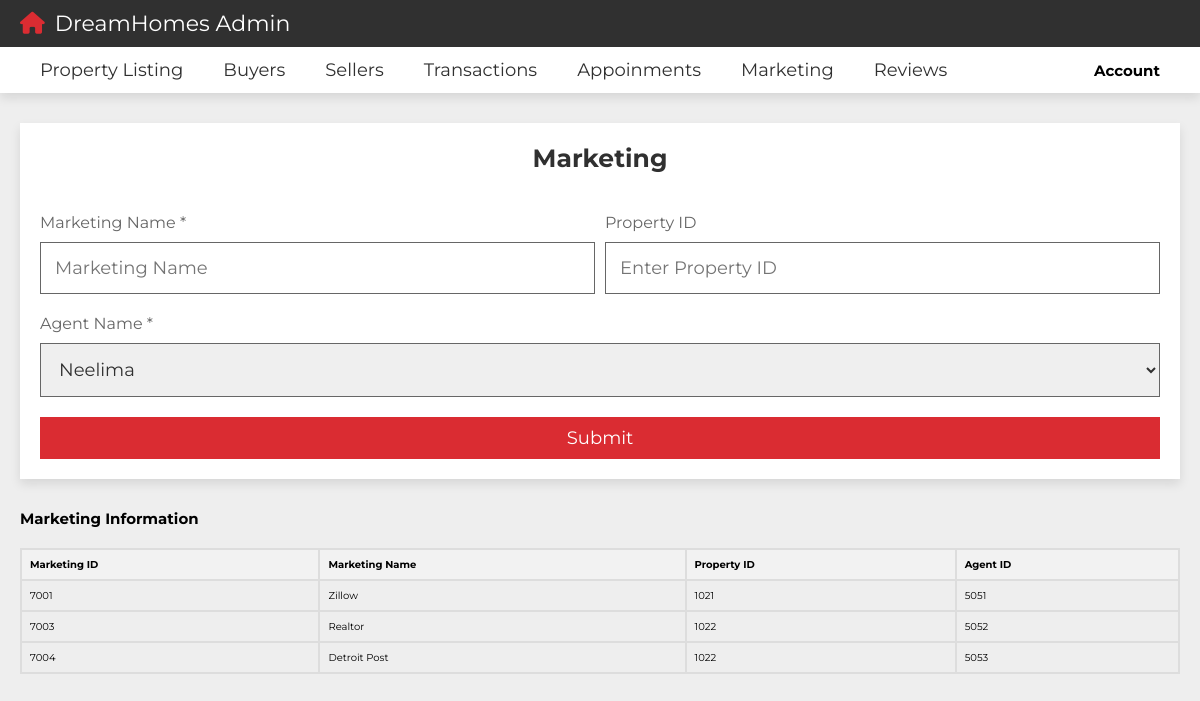
/project/admin_marketing.php (signed in), run on the app's committed database.
### tables this page shows
CREATE TABLE `Marketing` (
  `M_Id` int NOT NULL AUTO_INCREMENT,
  `M_Name` varchar(45) NOT NULL,
  `P_Id` int NOT NULL,
  `A_Id` int NOT NULL,
  PRIMARY KEY (`M_Id`,`P_Id`),
  KEY `fk_Marketing_Property1_idx` (`P_Id`),
  KEY `fk_Marketing_Agent1_idx` (`A_Id`),
  CONSTRAINT `fk_Marketing_Agent1` FOREIGN KEY (`A_Id`) REFERENCES `Agent` (`A_Id`),
  CONSTRAINT `fk_Marketing_Property1` FOREIGN KEY (`P_Id`) REFERENCES `Property` (`P_Id`)
);

### project/admin_marketing.php (the view, shortened to what this page needs)
<?php
include 'config.php';
?>
<!DOCTYPE html>
<html lang="en">
<head>
   <link rel="stylesheet" href="https://cdnjs.cloudflare.com/ajax/libs/font-awesome/6.2.0/css/all.min.css">
   <link rel="stylesheet" href="css/style.css">
</head>
<body>
<header class="header">
   <nav class="navbar nav-1">
      <section class="flex">
         <a href="admin.php" class="logo"><i class="fas fa-house"></i>DreamHomes Admin</a>
      </section>
   </nav>
   <nav class="navbar nav-2">
      <section class="flex">
         <div class="menu">
            <ul>
               <li><a href="admin_property_listing_form.php">Property Listing</i></a></li>
               <li><a href="admin_buyers.php">Buyers</i></a></li>
               <li><a href="admin_sellers.php">Sellers</a></i></li>
               <li><a href="admin_transactions.php">Transactions</a></i></li>
               <li><a href="admin_appointments.php">Appoinments</a></i></li>
               <li><a href="admin_marketing.php">Marketing</a></i></li>
               <li><a href="admin_reviews.php#faq">Reviews</a></i></li>
            </ul>
         </div>
         <ul>
            <li>
            <div class="account-container">
            <div class="account-btn">
                <h2><b>Account</b></h2>
                  </div>
               </ul>
      </section>
   </nav>
</header>
<section class="filters" style="padding-bottom: 0;">
   <form action="" method="post" enctype="multipart/form-data">
      <h3>Marketing</h3>
         <div class="flex">
            <div class="box">
               <p>Marketing Name *</p>
               <input type="text" name="M_Name" required maxlength="50" placeholder="Marketing Name" class="input">
            </div>
            <div class="box">
               <p>Property ID</p>
               <input type="text" name="P_Id" maxlength="50" placeholder="Enter Property ID" class="input">
            </div>
            <div class="box">
               <p>Agent Name *</p>
               <select name="A_Id" class="input" required>
                  <option value="5051">Neelima</option>
               </select>
            </div>
         </div>
         <input type="submit" value="submit" name="submit" class="btn">
   </form>
</section>
<section class="">
    <h1>Marketing Information</h1>
    <?php
        $sql = "SELECT * FROM Marketing";
        $result = $conn->query($sql);
        if ($result->num_rows > 0) {
            echo "<table border='1'>";
            echo "<tr><th> Marketing ID </th><th> Marketing Name </th><th> Property ID </th><th> Agent ID </th></tr>";
            while($row = $result->fetch_assoc()) {
                echo "<tr>";
                echo "<td>" . $row["M_Id"] . "</td>";
                echo "<td>" . $row["M_Name"] . "</td>";
                echo "<td>" . $row["P_Id"] . "</td>";
                echo "<td>" . $row["A_Id"] . "</td>";
                echo "</tr>";
            }
            echo "</table>";
        } else {
            echo "0 results";
        }
    ?>
    </section>
</body>
</html>

### project/css/style.css (style rules this page uses)
:root { --main-color:#DA2C32; --light-color:#666; --light-bg:#eee; --white:#fff; --black:#303030; --border:.1rem solid var(--light-color); --box-shodow:0 .5rem 1rem rgba(0,0,0,.1); }
* { font-family: 'Montserrat', sans-serif; margin: 0; padding: 0; box-sizing: border-box; outline: none; border: none; text-decoration: none; }
html { font-size: 62.5%; overflow-x: hidden; scroll-behavior: smooth; scroll-padding-top: 10rem; }
body { background-color: var(--light-bg); }
section { padding: 3rem 2rem; max-width: 1200px; margin: 0 auto; }
.btn, .inline-btn { margin-top: 1rem; padding: 1rem 3rem; background-color: var(--main-color); color: var(--white); cursor: pointer; text-align: center; font-size: 1.8rem; text-transform: capitalize; }
.btn { display: block; width: 100%; }
.header { position: sticky; top: 0; left: 0; right: 0; z-index: 1000; box-shadow: var(--box-shodow); }
.header .navbar.nav-1 .flex { padding-top: 1rem; padding-bottom: 1rem; }
.header .navbar.nav-2 .flex { padding-top: 0; padding-bottom: 0; }
.header .navbar.nav-1 { background-color: var(--black); }
.header .navbar.nav-2 { background-color: var(--white); }
.header .navbar .flex { display: flex; align-items: center; justify-content: space-between; }
.header .navbar .flex .logo { font-size: 2.2rem; color: var(--white); }
.header .navbar .flex .logo i { color: var(--main-color); margin-right: 1rem; }
.header .navbar .flex ul { list-style: none; }
.header .navbar .flex ul li { float: left; position: relative; }
.header .navbar .flex ul li a { display: inline-block; padding: 1.2rem 2rem; font-size: 1.8rem; color: var(--black); background-color: var(--white); }
.account-container { display: flex; justify-content: flex-end; align-items: center; height: 45px; background-color: #fff; padding: 0 20px; }
.account-btn { position: relative; cursor: pointer; margin-left: 20px; }
.filters form { background-color: var(--white); box-shadow: var(--box-shodow); padding: 2rem; }
.filters form h3 { font-size: 2.5rem; padding-bottom: 2rem; color: var(--black); text-transform: capitalize; text-align: center; }
.filters form .flex { display: flex; gap: 1rem; flex-wrap: wrap; }
.filters form .flex .box { flex: 1 1 40rem; }
.filters form .flex .box .input { width: 100%; margin: 1rem 0; font-size: 1.8rem; color: var(--black); border: var(--border); padding: 1.4rem; }
.filters form .flex .box p { font-size: 1.6rem; color: var(--light-color); }
h3 { color: #333; font-size: 36px; margin-bottom: 20px; }

### project/admin_marketing.php (style rules this page uses)
table { border-collapse: collapse; width: 100%; margin-top: 20px; }
th, td { border: 2px solid #ddd; padding: 8px; text-align: left; }
th { background-color: #f2f2f2; }

### data on the page
marketing: M_Id "7001", M_Name "Zillow", P_Id "1021", A_Id "5051"
marketing: M_Id "7003", M_Name "Realtor", P_Id "1022", A_Id "5052"
marketing: M_Id "7004", M_Name "Detroit Post", P_Id "1022", A_Id "5053"
